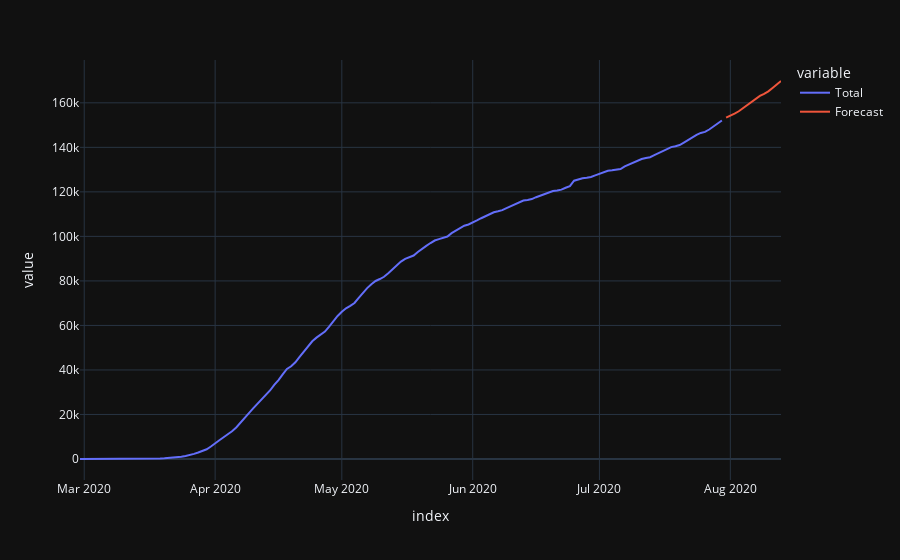

Here is the notebook cell this chart was saved with:
### Code cell
Future(order, seasonal_order)

### Figure 1 — Plotly figure (JSON) as saved in the notebook; plotly's stock layout.template omitted (floating-point values rounded to 4 significant figures; data arrays with more than 128 entries replaced by an {"elided": "..."} marker saying what was removed)
{"data": [{"hovertemplate": "variable=Total<br>index=%{x}<br>value=%{y}<extra></extra>", "legendgroup": "Total", "line": {"color": "#636efa", "dash": "solid"}, "mode": "lines", "name": "Total", "orientation": "v", "showlegend": true, "type": "scatter", "x": {"elided": "167 str values"}, "xaxis": "x", "y": {"elided": "167 int values"}, "yaxis": "y"}, {"hovertemplate": "variable=Forecast<br>index=%{x}<br>value=%{y}<extra></extra>", "legendgroup": "Forecast", "line": {"color": "#EF553B", "dash": "solid"}, "mode": "lines", "name": "Forecast", "orientation": "v", "showlegend": true, "type": "scatter", "x": {"elided": "167 str values"}, "xaxis": "x", "y": {"elided": "167 float values"}, "yaxis": "y"}], "layout": {"legend": {"title": {"text": "variable"}, "tracegroupgap": 0}, "margin": {"t": 60}, "xaxis": {"anchor": "y", "domain": [0, 1], "title": {"text": "index"}}, "yaxis": {"anchor": "x", "domain": [0, 1], "title": {"text": "value"}}}}
